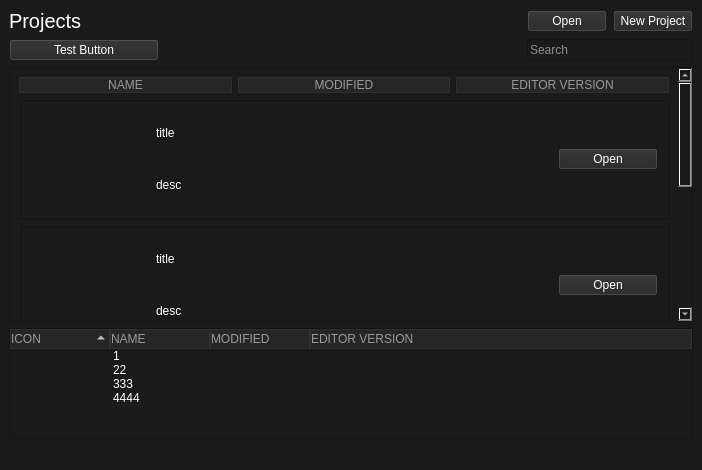
<?xml version="1.0" encoding="UTF-8"?>
<ui version="4.0">
 <class>MainWindow</class>
 <widget class="QMainWindow" name="MainWindow">
  <property name="geometry">
   <rect>
    <x>0</x>
    <y>0</y>
    <width>702</width>
    <height>470</height>
   </rect>
  </property>
  <property name="windowTitle">
   <string>Unity Launcher</string>
  </property>
  <property name="styleSheet">
   <string notr="true">*
{
	background-color: rgb(26, 26, 26);
	color: rgb(255, 255, 255);
}

QPushButton
{
	background-color: rgb(38, 38, 38);
}



QHeaderView::section
{
	color: rgb(152, 153, 153);
	background-color: rgb(38, 38, 38);
	border: 1px solid rgb(48, 48, 48);

}


QTreeView::item:hover
{
	background: rgb(38, 38, 38);
}</string>
  </property>
  <widget class="QWidget" name="centralwidget">
   <layout class="QGridLayout" name="gridLayout" columnstretch="4,0,0">
    <item row="4" column="0" colspan="3">
     <widget class="QScrollArea" name="projectsScrollArea">
      <property name="widgetResizable">
       <bool>true</bool>
      </property>
      <widget class="QWidget" name="projectsContents">
       <property name="geometry">
        <rect>
         <x>0</x>
         <y>0</y>
         <width>675</width>
         <height>524</height>
        </rect>
       </property>
       <layout class="QGridLayout" name="gridLayout_6">
        <item row="1" column="0" colspan="3">
         <widget class="QFrame" name="ProjectTemplate">
          <property name="sizePolicy">
           <sizepolicy hsizetype="Preferred" vsizetype="Fixed">
            <horstretch>0</horstretch>
            <verstretch>0</verstretch>
           </sizepolicy>
          </property>
          <property name="minimumSize">
           <size>
            <width>0</width>
            <height>120</height>
           </size>
          </property>
          <property name="maximumSize">
           <size>
            <width>16777215</width>
            <height>16777215</height>
           </size>
          </property>
          <property name="frameShape">
           <enum>QFrame::Box</enum>
          </property>
          <property name="frameShadow">
           <enum>QFrame::Raised</enum>
          </property>
          <layout class="QGridLayout" name="gridLayout_2">
           <item row="0" column="1" rowspan="2">
            <spacer name="horizontalSpacer">
             <property name="orientation">
              <enum>Qt::Horizontal</enum>
             </property>
             <property name="sizeType">
              <enum>QSizePolicy::Fixed</enum>
             </property>
             <property name="sizeHint" stdset="0">
              <size>
               <width>20</width>
               <height>20</height>
              </size>
             </property>
            </spacer>
           </item>
           <item row="1" column="3">
            <widget class="QLabel" name="description">
             <property name="text">
              <string>desc</string>
             </property>
            </widget>
           </item>
           <item row="0" column="4" rowspan="2">
            <widget class="QPushButton" name="openButton">
             <property name="sizePolicy">
              <sizepolicy hsizetype="Fixed" vsizetype="Fixed">
               <horstretch>0</horstretch>
               <verstretch>0</verstretch>
              </sizepolicy>
             </property>
             <property name="minimumSize">
              <size>
               <width>100</width>
               <height>0</height>
              </size>
             </property>
             <property name="text">
              <string>Open</string>
             </property>
            </widget>
           </item>
           <item row="0" column="0" rowspan="2">
            <widget class="QLabel" name="icon">
             <property name="sizePolicy">
              <sizepolicy hsizetype="Preferred" vsizetype="Expanding">
               <horstretch>0</horstretch>
               <verstretch>0</verstretch>
              </sizepolicy>
             </property>
             <property name="maximumSize">
              <size>
               <width>100</width>
               <height>100</height>
              </size>
             </property>
             <property name="text">
              <string/>
             </property>
             <property name="pixmap">
              <pixmap resource="resource.qrc">:/images/Images/UnityIcon.png</pixmap>
             </property>
             <property name="scaledContents">
              <bool>true</bool>
             </property>
            </widget>
           </item>
           <item row="0" column="3">
            <widget class="QLabel" name="title">
             <property name="text">
              <string>title</string>
             </property>
            </widget>
           </item>
          </layout>
         </widget>
        </item>
        <item row="0" column="2">
         <widget class="QPushButton" name="pushButton_3">
          <property name="styleSheet">
           <string notr="true">color: rgb(152, 153, 153);
background-color: rgb(38, 38, 38);
border: 1px solid rgb(48, 48, 48);</string>
          </property>
          <property name="text">
           <string>EDITOR VERSION</string>
          </property>
         </widget>
        </item>
        <item row="5" column="0">
         <spacer name="verticalSpacer">
          <property name="orientation">
           <enum>Qt::Vertical</enum>
          </property>
          <property name="sizeHint" stdset="0">
           <size>
            <width>20</width>
            <height>40</height>
           </size>
          </property>
         </spacer>
        </item>
        <item row="0" column="0">
         <widget class="QPushButton" name="pushButton">
          <property name="styleSheet">
           <string notr="true">color: rgb(152, 153, 153);
background-color: rgb(38, 38, 38);
border: 1px solid rgb(48, 48, 48);</string>
          </property>
          <property name="text">
           <string>NAME</string>
          </property>
         </widget>
        </item>
        <item row="0" column="1">
         <widget class="QPushButton" name="pushButton_2">
          <property name="styleSheet">
           <string notr="true">color: rgb(152, 153, 153);
background-color: rgb(38, 38, 38);
border: 1px solid rgb(48, 48, 48);</string>
          </property>
          <property name="text">
           <string>MODIFIED</string>
          </property>
         </widget>
        </item>
        <item row="4" column="0" colspan="3">
         <widget class="QFrame" name="ProjectTemplate_4">
          <property name="sizePolicy">
           <sizepolicy hsizetype="Preferred" vsizetype="Fixed">
            <horstretch>0</horstretch>
            <verstretch>0</verstretch>
           </sizepolicy>
          </property>
          <property name="minimumSize">
           <size>
            <width>0</width>
            <height>120</height>
           </size>
          </property>
          <property name="maximumSize">
           <size>
            <width>16777215</width>
            <height>16777215</height>
           </size>
          </property>
          <property name="frameShape">
           <enum>QFrame::Box</enum>
          </property>
          <property name="frameShadow">
           <enum>QFrame::Raised</enum>
          </property>
          <layout class="QGridLayout" name="gridLayout_5">
           <item row="1" column="3">
            <widget class="QLabel" name="description_4">
             <property name="text">
              <string>desc</string>
             </property>
            </widget>
           </item>
           <item row="0" column="4" rowspan="2">
            <widget class="QPushButton" name="openButton_4">
             <property name="sizePolicy">
              <sizepolicy hsizetype="Fixed" vsizetype="Fixed">
               <horstretch>0</horstretch>
               <verstretch>0</verstretch>
              </sizepolicy>
             </property>
             <property name="minimumSize">
              <size>
               <width>100</width>
               <height>0</height>
              </size>
             </property>
             <property name="text">
              <string>Open</string>
             </property>
            </widget>
           </item>
           <item row="0" column="0" rowspan="2">
            <widget class="QLabel" name="icon_4">
             <property name="sizePolicy">
              <sizepolicy hsizetype="Preferred" vsizetype="Expanding">
               <horstretch>0</horstretch>
               <verstretch>0</verstretch>
              </sizepolicy>
             </property>
             <property name="maximumSize">
              <size>
               <width>100</width>
               <height>100</height>
              </size>
             </property>
             <property name="text">
              <string/>
             </property>
             <property name="pixmap">
              <pixmap resource="resource.qrc">:/images/Images/UnityIcon.png</pixmap>
             </property>
             <property name="scaledContents">
              <bool>true</bool>
             </property>
            </widget>
           </item>
           <item row="0" column="3">
            <widget class="QLabel" name="title_4">
             <property name="text">
              <string>title</string>
             </property>
            </widget>
           </item>
           <item row="0" column="1" rowspan="2">
            <spacer name="horizontalSpacer_4">
             <property name="orientation">
              <enum>Qt::Horizontal</enum>
             </property>
             <property name="sizeType">
              <enum>QSizePolicy::Fixed</enum>
             </property>
             <property name="sizeHint" stdset="0">
              <size>
               <width>20</width>
               <height>20</height>
              </size>
             </property>
            </spacer>
           </item>
          </layout>
         </widget>
        </item>
        <item row="3" column="0" colspan="3">
         <widget class="QFrame" name="ProjectTemplate_3">
          <property name="sizePolicy">
           <sizepolicy hsizetype="Preferred" vsizetype="Fixed">
            <horstretch>0</horstretch>
            <verstretch>0</verstretch>
           </sizepolicy>
          </property>
          <property name="minimumSize">
           <size>
            <width>0</width>
            <height>120</height>
           </size>
          </property>
          <property name="maximumSize">
           <size>
            <width>16777215</width>
            <height>16777215</height>
           </size>
          </property>
          <property name="frameShape">
           <enum>QFrame::Box</enum>
          </property>
          <property name="frameShadow">
           <enum>QFrame::Raised</enum>
          </property>
          <layout class="QGridLayout" name="gridLayout_4">
           <item row="1" column="3">
            <widget class="QLabel" name="description_3">
             <property name="text">
              <string>desc</string>
             </property>
            </widget>
           </item>
           <item row="0" column="4" rowspan="2">
            <widget class="QPushButton" name="openButton_3">
             <property name="sizePolicy">
              <sizepolicy hsizetype="Fixed" vsizetype="Fixed">
               <horstretch>0</horstretch>
               <verstretch>0</verstretch>
              </sizepolicy>
             </property>
             <property name="minimumSize">
              <size>
               <width>100</width>
               <height>0</height>
              </size>
             </property>
             <property name="text">
              <string>Open</string>
             </property>
            </widget>
           </item>
           <item row="0" column="0" rowspan="2">
            <widget class="QLabel" name="icon_3">
             <property name="sizePolicy">
              <sizepolicy hsizetype="Preferred" vsizetype="Expanding">
               <horstretch>0</horstretch>
               <verstretch>0</verstretch>
              </sizepolicy>
             </property>
             <property name="maximumSize">
              <size>
               <width>100</width>
               <height>100</height>
              </size>
             </property>
             <property name="text">
              <string/>
             </property>
             <property name="pixmap">
              <pixmap resource="resource.qrc">:/images/Images/UnityIcon.png</pixmap>
             </property>
             <property name="scaledContents">
              <bool>true</bool>
             </property>
            </widget>
           </item>
           <item row="0" column="3">
            <widget class="QLabel" name="title_3">
             <property name="text">
              <string>title</string>
             </property>
            </widget>
           </item>
           <item row="0" column="1" rowspan="2">
            <spacer name="horizontalSpacer_3">
             <property name="orientation">
              <enum>Qt::Horizontal</enum>
             </property>
             <property name="sizeType">
              <enum>QSizePolicy::Fixed</enum>
             </property>
             <property name="sizeHint" stdset="0">
              <size>
               <width>20</width>
               <height>20</height>
              </size>
             </property>
            </spacer>
           </item>
          </layout>
         </widget>
        </item>
        <item row="2" column="0" colspan="3">
         <widget class="QFrame" name="ProjectTemplate_2">
          <property name="sizePolicy">
           <sizepolicy hsizetype="Preferred" vsizetype="Fixed">
            <horstretch>0</horstretch>
            <verstretch>0</verstretch>
           </sizepolicy>
          </property>
          <property name="minimumSize">
           <size>
            <width>0</width>
            <height>120</height>
           </size>
          </property>
          <property name="maximumSize">
           <size>
            <width>16777215</width>
            <height>16777215</height>
           </size>
          </property>
          <property name="frameShape">
           <enum>QFrame::Box</enum>
          </property>
          <property name="frameShadow">
           <enum>QFrame::Raised</enum>
          </property>
          <layout class="QGridLayout" name="gridLayout_3">
           <item row="1" column="3">
            <widget class="QLabel" name="description_2">
             <property name="text">
              <string>desc</string>
             </property>
            </widget>
           </item>
           <item row="0" column="4" rowspan="2">
            <widget class="QPushButton" name="openButton_2">
             <property name="sizePolicy">
              <sizepolicy hsizetype="Fixed" vsizetype="Fixed">
               <horstretch>0</horstretch>
               <verstretch>0</verstretch>
              </sizepolicy>
             </property>
             <property name="minimumSize">
              <size>
               <width>100</width>
               <height>0</height>
              </size>
             </property>
             <property name="text">
              <string>Open</string>
             </property>
            </widget>
           </item>
           <item row="0" column="0" rowspan="2">
            <widget class="QLabel" name="icon_2">
             <property name="sizePolicy">
              <sizepolicy hsizetype="Preferred" vsizetype="Expanding">
               <horstretch>0</horstretch>
               <verstretch>0</verstretch>
              </sizepolicy>
             </property>
             <property name="maximumSize">
              <size>
               <width>100</width>
               <height>100</height>
              </size>
             </property>
             <property name="text">
              <string/>
             </property>
             <property name="pixmap">
              <pixmap resource="resource.qrc">:/images/Images/UnityIcon.png</pixmap>
             </property>
             <property name="scaledContents">
              <bool>true</bool>
             </property>
            </widget>
           </item>
           <item row="0" column="3">
            <widget class="QLabel" name="title_2">
             <property name="text">
              <string>title</string>
             </property>
            </widget>
           </item>
           <item row="0" column="1" rowspan="2">
            <spacer name="horizontalSpacer_2">
             <property name="orientation">
              <enum>Qt::Horizontal</enum>
             </property>
             <property name="sizeType">
              <enum>QSizePolicy::Fixed</enum>
             </property>
             <property name="sizeHint" stdset="0">
              <size>
               <width>20</width>
               <height>20</height>
              </size>
             </property>
            </spacer>
           </item>
          </layout>
         </widget>
        </item>
       </layout>
      </widget>
     </widget>
    </item>
    <item row="3" column="1" colspan="2">
     <widget class="QLineEdit" name="searchLineEdit">
      <property name="placeholderText">
       <string>Search</string>
      </property>
     </widget>
    </item>
    <item row="2" column="0">
     <widget class="QLabel" name="titleLabel">
      <property name="sizePolicy">
       <sizepolicy hsizetype="Expanding" vsizetype="Preferred">
        <horstretch>0</horstretch>
        <verstretch>0</verstretch>
       </sizepolicy>
      </property>
      <property name="maximumSize">
       <size>
        <width>16777215</width>
        <height>16777215</height>
       </size>
      </property>
      <property name="font">
       <font>
        <pointsize>15</pointsize>
       </font>
      </property>
      <property name="text">
       <string>Projects</string>
      </property>
      <property name="alignment">
       <set>Qt::AlignLeading|Qt::AlignLeft|Qt::AlignVCenter</set>
      </property>
     </widget>
    </item>
    <item row="2" column="1">
     <widget class="QPushButton" name="openButton_5">
      <property name="text">
       <string>Open</string>
      </property>
     </widget>
    </item>
    <item row="2" column="2">
     <widget class="QPushButton" name="newProjectButton">
      <property name="text">
       <string>New Project</string>
      </property>
     </widget>
    </item>
    <item row="5" column="0" colspan="3">
     <widget class="QTreeWidget" name="treeWidget">
      <property name="selectionMode">
       <enum>QAbstractItemView::NoSelection</enum>
      </property>
      <property name="sortingEnabled">
       <bool>true</bool>
      </property>
      <column>
       <property name="text">
        <string>ICON</string>
       </property>
      </column>
      <column>
       <property name="text">
        <string>NAME</string>
       </property>
      </column>
      <column>
       <property name="text">
        <string>MODIFIED</string>
       </property>
      </column>
      <column>
       <property name="text">
        <string>EDITOR VERSION</string>
       </property>
      </column>
      <item>
       <property name="text">
        <string/>
       </property>
       <property name="text">
        <string>1</string>
       </property>
      </item>
      <item>
       <property name="text">
        <string/>
       </property>
       <property name="text">
        <string>22</string>
       </property>
      </item>
      <item>
       <property name="text">
        <string/>
       </property>
       <property name="text">
        <string>333</string>
       </property>
      </item>
      <item>
       <property name="text">
        <string/>
       </property>
       <property name="text">
        <string>4444</string>
       </property>
      </item>
     </widget>
    </item>
    <item row="3" column="0">
     <widget class="QPushButton" name="testButton">
      <property name="sizePolicy">
       <sizepolicy hsizetype="Fixed" vsizetype="Fixed">
        <horstretch>0</horstretch>
        <verstretch>0</verstretch>
       </sizepolicy>
      </property>
      <property name="minimumSize">
       <size>
        <width>150</width>
        <height>0</height>
       </size>
      </property>
      <property name="maximumSize">
       <size>
        <width>16777215</width>
        <height>16777215</height>
       </size>
      </property>
      <property name="text">
       <string>Test Button</string>
      </property>
     </widget>
    </item>
   </layout>
  </widget>
  <widget class="QMenuBar" name="menubar">
   <property name="geometry">
    <rect>
     <x>0</x>
     <y>0</y>
     <width>702</width>
     <height>18</height>
    </rect>
   </property>
  </widget>
  <widget class="QStatusBar" name="statusbar"/>
 </widget>
 <resources>
  <include location="resource.qrc"/>
  <include location="resource.qrc"/>
 </resources>
 <connections/>
</ui>
